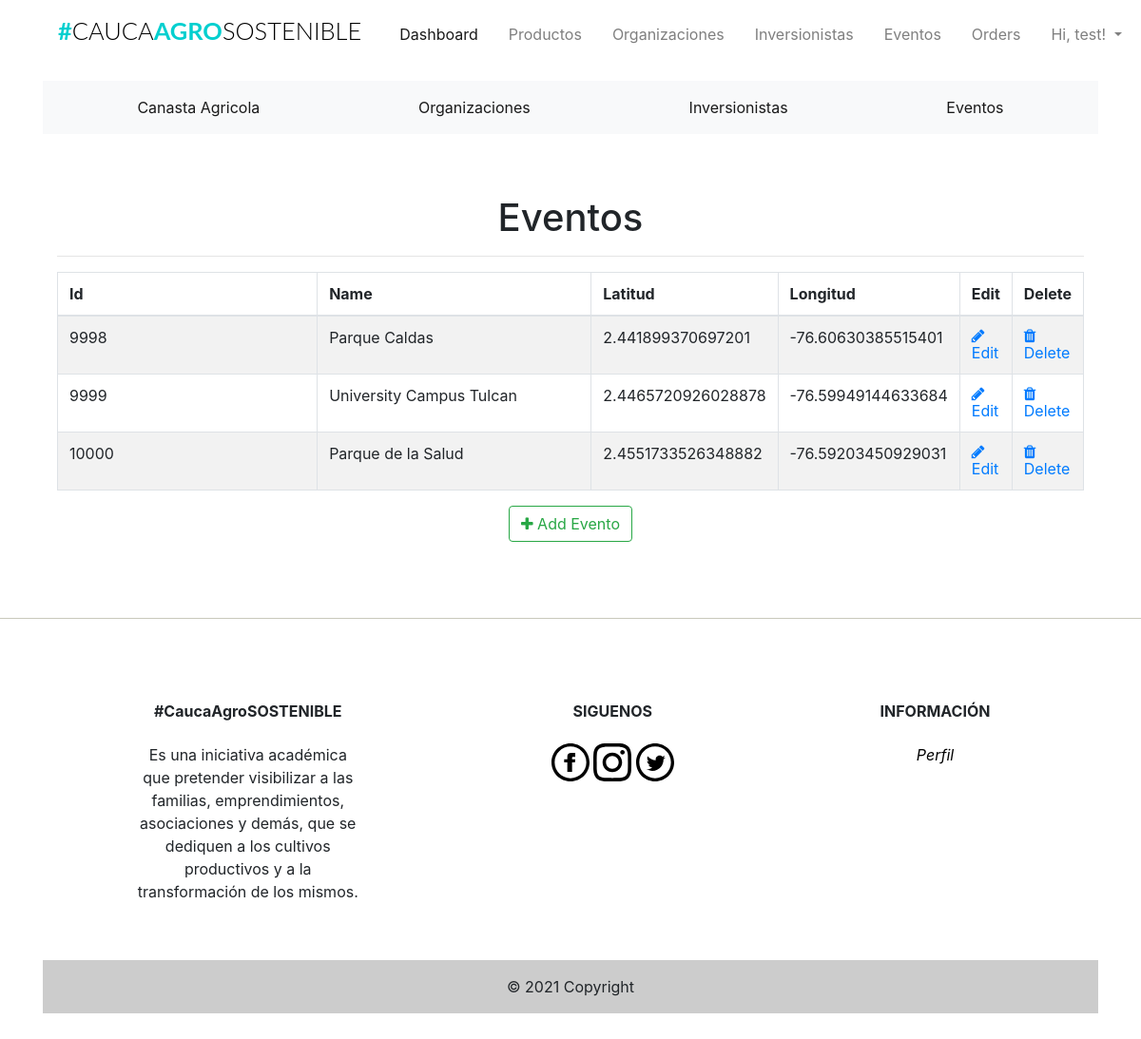
The page /admin/eventos (signed in) on the database as committed earlier.
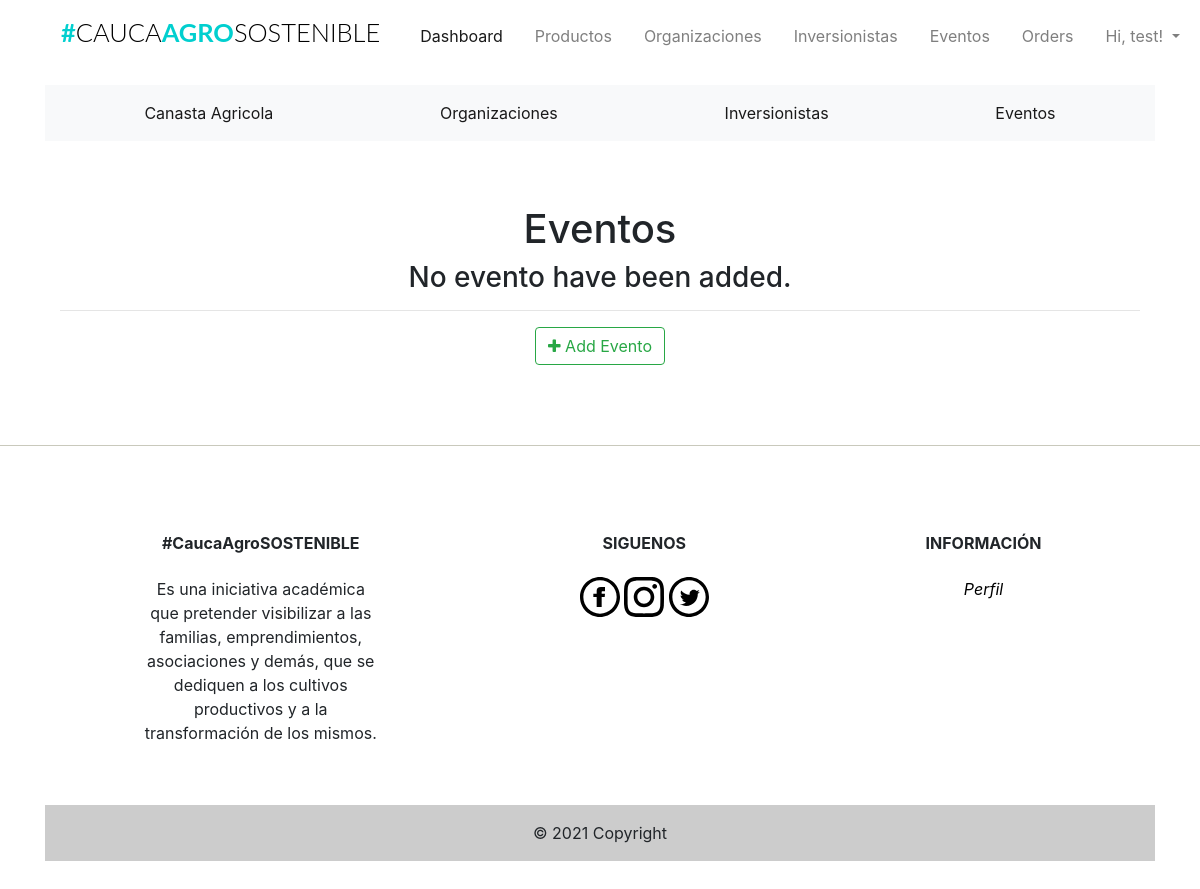
The same page on the database as committed later.
### app/models.py (models this page shows, shortened)
class Eventos(db.Model):
    __tablename__ = 'eventos'
    id = db.Column(db.Integer, primary_key=True)
    evento_name = db.Column(db.String(20), index=True)
    evento_lat = db.Column(db.Float)
    evento_long = db.Column(db.Float)

### app/admin/routes.py (the view)
@admin.route('/eventos', methods=['GET', 'POST'])
@login_required
def list_eventos():
    check_admin()
    eventos = Eventos.query.all()
    return render_template('admin/eventos/eventos.html', title="Eventos", eventos=eventos)

### app/admin/routes.py (called while the page is built)
def check_admin():
    if not current_user.is_admin:
        abort(403)

### app/models.py (called while the page is built)
@login_manager.user_loader
def load_user(id):
    return Users.query.get(int(id))

### app/templates/admin/eventos/eventos.html (shortened to what this page needs)
{% extends "base.html" %}
{% block head %}
<head>
  <link href="//maxcdn.bootstrapcdn.com/font-awesome/4.1.0/css/font-awesome.min.css" rel="stylesheet">
</head>
{% endblock head %}
{% block body %}
<div class="container">
  <div class="outer">
    <div class="middle">
      <div class="inner">
        <br />
        <br />
        <h1 style="text-align:center;">{{ title }}</h1>
        {% if eventos %}
        <hr class="intro-divider">
        <table class="table table-striped table-bordered">
          <thead>
            <tr>
              <th width="45%"> Id </th>
              <th width="45%"> Name </th>
              <th width="15%"> Latitud </th>
              <th width="15%"> Longitud </th>
              <th width="15%"> Edit </th>
              <th width="15%"> Delete </th>
            </tr>
          </thead>
          <tbody>
            {% for evento in eventos %}
            <tr>
              <td> {{ evento.id }} </td>
              <td> {{ evento.evento_name }} </td>
              <td> {{ evento.evento_lat }} </td>
              <td> {{ evento.evento_long }} </td>
              <td>
                <a href="{{ url_for('admin.edit_evento', id=evento.id) }}">
                  <i class="fa fa-pencil"></i> Edit
                </a>
              </td>
              <td>
                <a href="{{ url_for('admin.delete_evento', id=evento.id) }}">
                  <i class="fa fa-trash"></i> Delete
                </a>
              </td>
            </tr>
            {% endfor %}
          </tbody>
        </table>
        <div style="text-align: center">
          {% else %}
          <div style="text-align: center">
            <h3> No evento have been added. </h3>
            <hr class="intro-divider">
            {% endif %}
            <a href="{{ url_for('admin.add_evento') }}" class="btn btn-outline-success">
              <i class="fa fa-plus"></i>
              Add Evento
            </a>
          </div>
        </div>
      </div>
    </div>
  </div>
  {% endblock %}

Rows that differ between the two databases and show on the page:
removed Eventos: id "9998", evento_name "Parque Caldas", evento_lat "2.441899370697201", evento_long "-76.60630385515401"
removed Eventos: id "9999", evento_name "University Campus Tulcan", evento_lat "2.4465720926028878", evento_long "-76.59949144633684"
removed Eventos: id "10000", evento_name "Parque de la Salud", evento_lat "2.4551733526348882", evento_long "-76.59203450929031"
Other text that changed with them:
text no longer shown: "Id Name Latitud Longitud Edit Delete"
text now shown: "No evento have been added."
